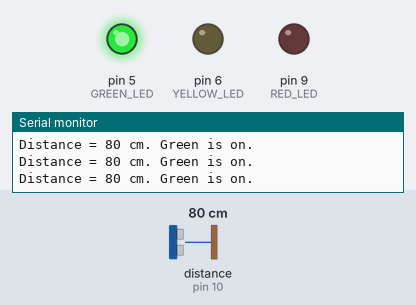
Recording of a sketch running on a simulated Arduino Uno, built with avr-gcc and run on an emulated ATmega328P. Parts: output pins drawn as LEDs (lit = HIGH), the last lines printed to the serial monitor. Wiring (inferred from the names in the program): ultrasonic range finder: trigger pin 11; echo pin 10. Inputs (shaded band) come from the test bench; at power-on: distance to the obstacle (sensor on pin 10) 80 cm. The echo pulse lasts 58.3 µs per cm; pins used as bus, display or sensor lines are not drawn.

Above: at 1.3 s.
1.4 s: distance to the obstacle (sensor on pin 10) set to 53 cm
2.9 s: distance to the obstacle (sensor on pin 10) set to 48 cm
At 3.7 s:
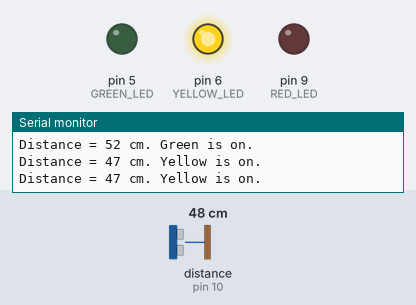
4.5 s: distance to the obstacle (sensor on pin 10) set to 12 cm
6.0 s: distance to the obstacle (sensor on pin 10) set to 9 cm
At 6.5 s:
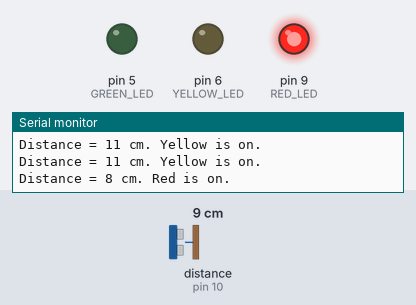
7.5 s: distance to the obstacle (sensor on pin 10) set to 18 cm
At 7.8 s:
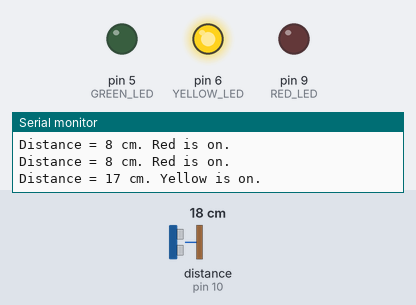
9.0 s: distance to the obstacle (sensor on pin 10) set to 2 cm
At 10.4 s:
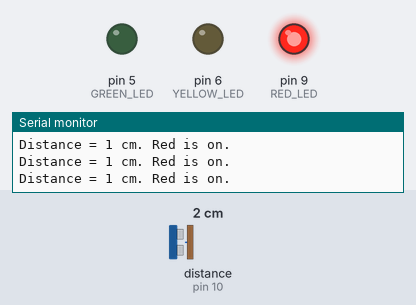
Timing chart, 0 to 11.5 s (numbered marks = the images above; inputs shaded):
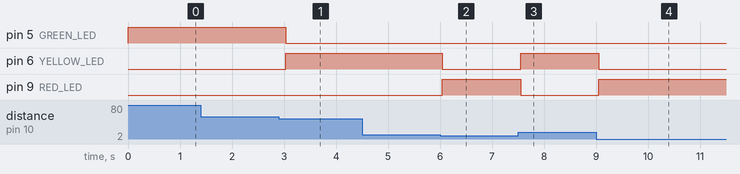

The sketch:

einparkhilfe_workshop_step8.ino
```cpp
// The variables below represent the pins of the Arduino
// that we use for connecting to the various external components.
// Since the value of these variables will not change during
// the execution of the program, we declare them as 'const'.
const int GREEN_LED = 5;
const int YELLOW_LED = 6;
const int RED_LED = 9;

const int ECHO = 10;
const int TRIGGER = 11;

void setup() {
  // Pin on which we request a distance measurement
  // from the ultrasound distance sensor
  pinMode (TRIGGER, OUTPUT);

  // Pin on which we receive a distance measurement
  // from the ultrasound distance sensor
  pinMode (ECHO, INPUT);

  // Our three LEDs
  pinMode (GREEN_LED, OUTPUT);
  pinMode (YELLOW_LED, OUTPUT);
  pinMode (RED_LED, OUTPUT);

  // Trigger is low by default
  digitalWrite (TRIGGER, LOW);

  // Initialises the serial connection with the laptop
  Serial.begin(115200);
}

// This function reads the distance from the ultrasound distance
// sensor and returns it as an integer number of centimeters

int readDistance() {
  // Triggers a measurement by holding the trigger line
  // high for 15 microseconds (minimum is 10)
  digitalWrite(TRIGGER, HIGH);
  delayMicroseconds(15);
  digitalWrite(TRIGGER, LOW);

  // Waits for a high pulse on the echo line
  // (i.e. line going from low to high then back to low)
  // and measure its duration in microseconds
  int lengthOfThePulseInMicroseconds = pulseIn(ECHO, HIGH);

  // According to the datasheet, dividing the length of the pulse in microseconds
  // by 58 gives us the distance measured in centimeters.
  // Since the result of the division operation below is stored in a variable
  // of type 'int', we only keep the integer part of the number
  // (we discard anything after the decimal point)
  int distanceMeasured = lengthOfThePulseInMicroseconds / 58;

  return distanceMeasured;
}

void loop() {
  int distance = readDistance();

  // Prints out distance measured to the serial output
  Serial.print("Distance = ");
  Serial.print(distance);
  Serial.print(" cm. ");

  if (distance < 10) {
    // Red LED is on, all other LEDs are off
    digitalWrite (GREEN_LED, LOW);
    digitalWrite (YELLOW_LED, LOW);
    digitalWrite (RED_LED, HIGH);
    Serial.print ("Red");
  } else if ((distance >= 10) && (distance < 50)) {
    // Yellow LED is on, all other LEDs are off
    digitalWrite (GREEN_LED, LOW);
    digitalWrite (YELLOW_LED, HIGH);
    digitalWrite (RED_LED, LOW);
    Serial.print ("Yellow");
  } else {
    // Green LED is on, all other LEDs are off
    digitalWrite (GREEN_LED, HIGH);
    digitalWrite (YELLOW_LED, LOW);
    digitalWrite (RED_LED, LOW);
    Serial.print ("Green");
  }
  Serial.println(" is on.");

  delay(500);

  return;
}
```

Measured:
- the behaviour switches between 51 and 50 cm on distance to the obstacle (sensor on pin 10) (found by bisection; images 0 and 1)
- the behaviour switches between 11 and 10 cm on distance to the obstacle (sensor on pin 10) (found by bisection; images 1 and 2)
- after the input at 2.9 s, pin 5 (GREEN_LED): HIGH → LOW after 0.13 s; pin 6 (YELLOW_LED): LOW → HIGH after 0.13 s
- after the input at 6.0 s, pin 6 (YELLOW_LED): HIGH → LOW after 0.05 s; pin 9 (RED_LED): LOW → HIGH after 0.05 s
- after the input at 7.5 s, pin 6 (YELLOW_LED): LOW → HIGH after 0.05 s; pin 9 (RED_LED): HIGH → LOW after 0.05 s
- after the input at 9.0 s, pin 6 (YELLOW_LED): HIGH → LOW after 0.06 s; pin 9 (RED_LED): LOW → HIGH after 0.06 s
